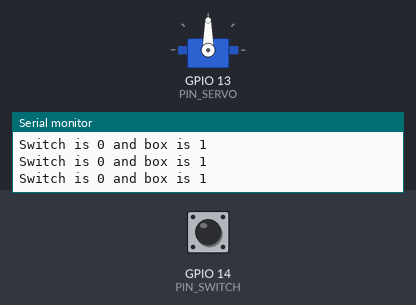
The sketch below on a simulated ESP32. Parts: servo, the last lines printed to the serial monitor. The test bench sets the inputs (shaded band); at power-on: GPIO 14 (PIN_SWITCH) LOW.

Above: at 1.2 s.
1.3 s: GPIO 14 (PIN_SWITCH) pulled HIGH for 0.15 s
At 1.41 s:
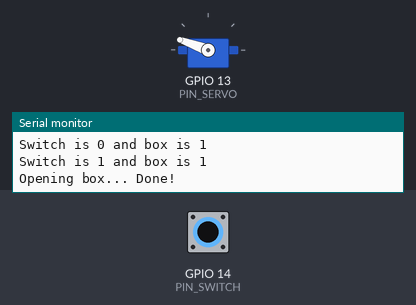
3.3 s: GPIO 14 (PIN_SWITCH) pulled HIGH for 3.2 s
At 6.65 s:
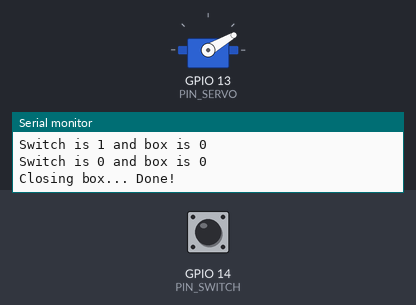
Timing chart, 0 to 8.3 s (numbered marks = the images above; inputs shaded):
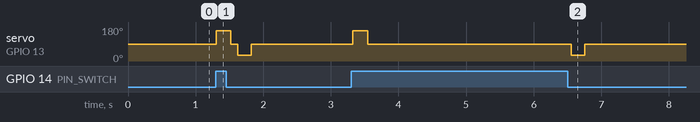

Measured:
- after the input at 1.3 s, servo on GPIO 13 (PIN_SERVO): 90° → 160° at once, → 90° 0.22 s later, → 30° 0.10 s later, → 90° 0.20 s later
- after the input at 3.3 s, servo on GPIO 13 (PIN_SERVO): 90° → 160° at once, → 90° 0.22 s later, → 30° 3.0 s later, → 90° 0.20 s later

The sketch:

boxTester.ino
```cpp
// Attention, always connect servo power-line to 5v, not 3v3
// ESP32Servo by Kevin Harrington, John K. Bennett
// https://arduino.stackexchange.com/questions/1321/servo-wont-stop-rotating
#include <ESP32Servo.h>

#define PIN_SERVO 13
#define MIN_SERVO_US 1000 // 500 default
#define MAX_SERVO_US 2000 // 2400 default
#define PIN_SWITCH 14

Servo servo;

bool boxClosed = true;

void open(){
  Serial.print("Opening box... ");

  servo.write(160);  // max speed counter-clockwise
  delay(220);
  servo.write(90);  // no motion

  Serial.println("Done!");
}

void close(){
  Serial.print("Closing box... ");

  servo.write(30);  // max speed clockwise
  delay(200);
  servo.write(90);  // no motion

  Serial.println("Done!");
}

void setup() {

  Serial.begin(115200);
  while (!Serial);
  Serial.println("Box Terminal ready");
  Serial.println();

  // Setup servo
  servo.attach(PIN_SERVO, MIN_SERVO_US, MAX_SERVO_US);

  // Setup Switch
  pinMode(PIN_SWITCH, INPUT);

}

void loop() {
  int switchValue = digitalRead(PIN_SWITCH);
  // switchValue == HIGH -> on
  // switchValue == LOW -> off

  Serial.printf("Switch is %d and box is %d", switchValue, boxClosed);
  Serial.println();

  if(switchValue == HIGH && boxClosed){
    open();
    boxClosed = false;
  }else if(switchValue == LOW && !boxClosed){
    close();
    boxClosed = true;
  }

  delay(100);
}
```
